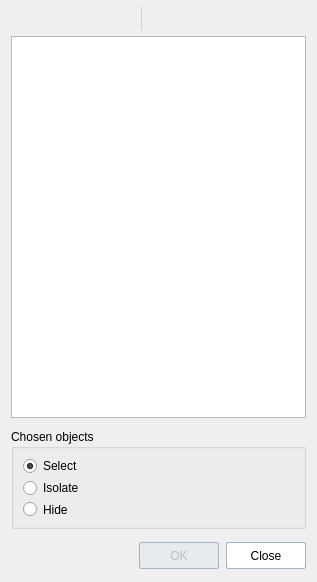
<?xml version="1.0" encoding="UTF-8"?>
<ui version="4.0">
 <class>MainDialog</class>
 <widget class="QDialog" name="MainDialog">
  <property name="windowModality">
   <enum>Qt::ApplicationModal</enum>
  </property>
  <property name="geometry">
   <rect>
    <x>0</x>
    <y>0</y>
    <width>317</width>
    <height>582</height>
   </rect>
  </property>
  <property name="windowTitle">
   <string>WindowName</string>
  </property>
  <property name="modal">
   <bool>true</bool>
  </property>
  <layout class="QVBoxLayout" name="verticalLayout">
   <property name="spacing">
    <number>11</number>
   </property>
   <property name="leftMargin">
    <number>11</number>
   </property>
   <property name="topMargin">
    <number>2</number>
   </property>
   <property name="rightMargin">
    <number>11</number>
   </property>
   <property name="bottomMargin">
    <number>11</number>
   </property>
   <item>
    <layout class="QVBoxLayout" name="FiltersListLayout">
     <property name="spacing">
      <number>2</number>
     </property>
     <item>
      <layout class="QHBoxLayout" name="buttonsLayout">
       <property name="spacing">
        <number>0</number>
       </property>
       <property name="sizeConstraint">
        <enum>QLayout::SetFixedSize</enum>
       </property>
       <item>
        <widget class="QPushButton" name="addButton">
         <property name="sizePolicy">
          <sizepolicy hsizetype="Minimum" vsizetype="Fixed">
           <horstretch>0</horstretch>
           <verstretch>0</verstretch>
          </sizepolicy>
         </property>
         <property name="minimumSize">
          <size>
           <width>32</width>
           <height>32</height>
          </size>
         </property>
         <property name="maximumSize">
          <size>
           <width>32</width>
           <height>32</height>
          </size>
         </property>
         <property name="focusPolicy">
          <enum>Qt::StrongFocus</enum>
         </property>
         <property name="toolTip">
          <string>addToolTip</string>
         </property>
         <property name="styleSheet">
          <string notr="true">QPushButton{
background-color: rgba(0, 0, 0, 0);
border: none;
}

QPushButton:checked {
border: 1px solid rgb(88, 158, 229);
background-color: qlineargradient(x1:0, y1:0, x2:0, y2:1, stop:0 rgb(218, 236, 252), stop:1 rgb(196, 224, 252));
}

QPushButton:hover:!pressed{
background-color: qlineargradient(x1:0, y1:0, x2:0, y2:1, stop:0 rgb(236, 244, 252), stop:1 rgb(220, 236, 252));
border: 1px solid rgb(126, 180, 234);
}

QPushButton:hover:pressed {
border: 1px solid rgb(88, 158, 229);
background-color: qlineargradient(x1:0, y1:0, x2:0, y2:1, stop:0 rgb(218, 236, 252), stop:1 rgb(196, 224, 252));
}

QPushButton:checked:hover {
border: 1px solid rgb(88, 158, 229);
background-color: qlineargradient(x1:0, y1:0, x2:0, y2:1, stop:0 rgb(218, 236, 252), stop:1 rgb(196, 224, 252));
}

QPushButton:focus{
background-color: qlineargradient(x1:0, y1:0, x2:0, y2:1, stop:0 rgb(236, 244, 252), stop:1 rgb(220, 236, 252));
border: 1px solid rgb(126, 180, 234);
}

QPushButton:checked:focus{
border: 1px solid rgb(88, 158, 229);
background-color: qlineargradient(x1:0, y1:0, x2:0, y2:1, stop:0 rgb(218, 236, 252), stop:1 rgb(196, 224, 252));
}

QPushButton:checked:hover:focus{
border: 1px solid rgb(88, 158, 229);
background-color: qlineargradient(x1:0, y1:0, x2:0, y2:1, stop:0 rgb(218, 236, 252), stop:1 rgb(196, 224, 252));
}</string>
         </property>
         <property name="text">
          <string/>
         </property>
         <property name="icon">
          <iconset resource="../resource.qrc">
           <normaloff>:/icons/Add.png</normaloff>:/icons/Add.png</iconset>
         </property>
         <property name="iconSize">
          <size>
           <width>24</width>
           <height>24</height>
          </size>
         </property>
         <property name="autoDefault">
          <bool>false</bool>
         </property>
        </widget>
       </item>
       <item>
        <widget class="QPushButton" name="copyButton">
         <property name="enabled">
          <bool>false</bool>
         </property>
         <property name="minimumSize">
          <size>
           <width>32</width>
           <height>32</height>
          </size>
         </property>
         <property name="maximumSize">
          <size>
           <width>32</width>
           <height>32</height>
          </size>
         </property>
         <property name="focusPolicy">
          <enum>Qt::StrongFocus</enum>
         </property>
         <property name="toolTip">
          <string>copyToolTip</string>
         </property>
         <property name="styleSheet">
          <string notr="true">QPushButton{
background-color: rgba(0, 0, 0, 0);
border: none;
}

QPushButton:checked {
border: 1px solid rgb(88, 158, 229);
background-color: qlineargradient(x1:0, y1:0, x2:0, y2:1, stop:0 rgb(218, 236, 252), stop:1 rgb(196, 224, 252));
}

QPushButton:hover:!pressed{
background-color: qlineargradient(x1:0, y1:0, x2:0, y2:1, stop:0 rgb(236, 244, 252), stop:1 rgb(220, 236, 252));
border: 1px solid rgb(126, 180, 234);
}

QPushButton:hover:pressed {
border: 1px solid rgb(88, 158, 229);
background-color: qlineargradient(x1:0, y1:0, x2:0, y2:1, stop:0 rgb(218, 236, 252), stop:1 rgb(196, 224, 252));
}

QPushButton:checked:hover {
border: 1px solid rgb(88, 158, 229);
background-color: qlineargradient(x1:0, y1:0, x2:0, y2:1, stop:0 rgb(218, 236, 252), stop:1 rgb(196, 224, 252));
}

QPushButton:focus{
background-color: qlineargradient(x1:0, y1:0, x2:0, y2:1, stop:0 rgb(236, 244, 252), stop:1 rgb(220, 236, 252));
border: 1px solid rgb(126, 180, 234);
}

QPushButton:checked:focus{
border: 1px solid rgb(88, 158, 229);
background-color: qlineargradient(x1:0, y1:0, x2:0, y2:1, stop:0 rgb(218, 236, 252), stop:1 rgb(196, 224, 252));
}

QPushButton:checked:hover:focus{
border: 1px solid rgb(88, 158, 229);
background-color: qlineargradient(x1:0, y1:0, x2:0, y2:1, stop:0 rgb(218, 236, 252), stop:1 rgb(196, 224, 252));
}</string>
         </property>
         <property name="text">
          <string/>
         </property>
         <property name="icon">
          <iconset resource="../resource.qrc">
           <normaloff>:/icons/Copy.png</normaloff>:/icons/Copy.png</iconset>
         </property>
         <property name="iconSize">
          <size>
           <width>24</width>
           <height>24</height>
          </size>
         </property>
         <property name="autoDefault">
          <bool>false</bool>
         </property>
        </widget>
       </item>
       <item>
        <widget class="QPushButton" name="editButton">
         <property name="enabled">
          <bool>false</bool>
         </property>
         <property name="minimumSize">
          <size>
           <width>32</width>
           <height>32</height>
          </size>
         </property>
         <property name="maximumSize">
          <size>
           <width>32</width>
           <height>32</height>
          </size>
         </property>
         <property name="focusPolicy">
          <enum>Qt::StrongFocus</enum>
         </property>
         <property name="toolTip">
          <string>editToolTip</string>
         </property>
         <property name="styleSheet">
          <string notr="true">QPushButton{
background-color: rgba(0, 0, 0, 0);
border: none;
}

QPushButton:checked {
border: 1px solid rgb(88, 158, 229);
background-color: qlineargradient(x1:0, y1:0, x2:0, y2:1, stop:0 rgb(218, 236, 252), stop:1 rgb(196, 224, 252));
}

QPushButton:hover:!pressed{
background-color: qlineargradient(x1:0, y1:0, x2:0, y2:1, stop:0 rgb(236, 244, 252), stop:1 rgb(220, 236, 252));
border: 1px solid rgb(126, 180, 234);
}

QPushButton:hover:pressed {
border: 1px solid rgb(88, 158, 229);
background-color: qlineargradient(x1:0, y1:0, x2:0, y2:1, stop:0 rgb(218, 236, 252), stop:1 rgb(196, 224, 252));
}

QPushButton:checked:hover {
border: 1px solid rgb(88, 158, 229);
background-color: qlineargradient(x1:0, y1:0, x2:0, y2:1, stop:0 rgb(218, 236, 252), stop:1 rgb(196, 224, 252));
}

QPushButton:focus{
background-color: qlineargradient(x1:0, y1:0, x2:0, y2:1, stop:0 rgb(236, 244, 252), stop:1 rgb(220, 236, 252));
border: 1px solid rgb(126, 180, 234);
}

QPushButton:checked:focus{
border: 1px solid rgb(88, 158, 229);
background-color: qlineargradient(x1:0, y1:0, x2:0, y2:1, stop:0 rgb(218, 236, 252), stop:1 rgb(196, 224, 252));
}

QPushButton:checked:hover:focus{
border: 1px solid rgb(88, 158, 229);
background-color: qlineargradient(x1:0, y1:0, x2:0, y2:1, stop:0 rgb(218, 236, 252), stop:1 rgb(196, 224, 252));
}</string>
         </property>
         <property name="text">
          <string/>
         </property>
         <property name="icon">
          <iconset resource="../resource.qrc">
           <normaloff>:/icons/Edit.png</normaloff>:/icons/Edit.png</iconset>
         </property>
         <property name="iconSize">
          <size>
           <width>24</width>
           <height>24</height>
          </size>
         </property>
         <property name="autoDefault">
          <bool>false</bool>
         </property>
        </widget>
       </item>
       <item>
        <widget class="QPushButton" name="deleteButton">
         <property name="enabled">
          <bool>false</bool>
         </property>
         <property name="minimumSize">
          <size>
           <width>32</width>
           <height>32</height>
          </size>
         </property>
         <property name="maximumSize">
          <size>
           <width>32</width>
           <height>32</height>
          </size>
         </property>
         <property name="focusPolicy">
          <enum>Qt::StrongFocus</enum>
         </property>
         <property name="toolTip">
          <string>deleteToolTip</string>
         </property>
         <property name="styleSheet">
          <string notr="true">QPushButton{
background-color: rgba(0, 0, 0, 0);
border: none;
}

QPushButton:checked {
border: 1px solid rgb(88, 158, 229);
background-color: qlineargradient(x1:0, y1:0, x2:0, y2:1, stop:0 rgb(218, 236, 252), stop:1 rgb(196, 224, 252));
}

QPushButton:hover:!pressed{
background-color: qlineargradient(x1:0, y1:0, x2:0, y2:1, stop:0 rgb(236, 244, 252), stop:1 rgb(220, 236, 252));
border: 1px solid rgb(126, 180, 234);
}

QPushButton:hover:pressed {
border: 1px solid rgb(88, 158, 229);
background-color: qlineargradient(x1:0, y1:0, x2:0, y2:1, stop:0 rgb(218, 236, 252), stop:1 rgb(196, 224, 252));
}

QPushButton:checked:hover {
border: 1px solid rgb(88, 158, 229);
background-color: qlineargradient(x1:0, y1:0, x2:0, y2:1, stop:0 rgb(218, 236, 252), stop:1 rgb(196, 224, 252));
}

QPushButton:focus{
background-color: qlineargradient(x1:0, y1:0, x2:0, y2:1, stop:0 rgb(236, 244, 252), stop:1 rgb(220, 236, 252));
border: 1px solid rgb(126, 180, 234);
}

QPushButton:checked:focus{
border: 1px solid rgb(88, 158, 229);
background-color: qlineargradient(x1:0, y1:0, x2:0, y2:1, stop:0 rgb(218, 236, 252), stop:1 rgb(196, 224, 252));
}

QPushButton:checked:hover:focus{
border: 1px solid rgb(88, 158, 229);
background-color: qlineargradient(x1:0, y1:0, x2:0, y2:1, stop:0 rgb(218, 236, 252), stop:1 rgb(196, 224, 252));
}</string>
         </property>
         <property name="text">
          <string/>
         </property>
         <property name="icon">
          <iconset resource="../resource.qrc">
           <normaloff>:/icons/Delete.png</normaloff>:/icons/Delete.png</iconset>
         </property>
         <property name="iconSize">
          <size>
           <width>24</width>
           <height>24</height>
          </size>
         </property>
         <property name="autoDefault">
          <bool>false</bool>
         </property>
        </widget>
       </item>
       <item>
        <widget class="Line" name="line">
         <property name="sizePolicy">
          <sizepolicy hsizetype="Minimum" vsizetype="Fixed">
           <horstretch>0</horstretch>
           <verstretch>0</verstretch>
          </sizepolicy>
         </property>
         <property name="minimumSize">
          <size>
           <width>5</width>
           <height>24</height>
          </size>
         </property>
         <property name="maximumSize">
          <size>
           <width>5</width>
           <height>24</height>
          </size>
         </property>
         <property name="contextMenuPolicy">
          <enum>Qt::PreventContextMenu</enum>
         </property>
         <property name="styleSheet">
          <string notr="true">color:rgb(203, 210, 216);</string>
         </property>
         <property name="frameShadow">
          <enum>QFrame::Plain</enum>
         </property>
         <property name="lineWidth">
          <number>1</number>
         </property>
         <property name="orientation">
          <enum>Qt::Vertical</enum>
         </property>
        </widget>
       </item>
       <item>
        <widget class="QPushButton" name="importButton">
         <property name="minimumSize">
          <size>
           <width>32</width>
           <height>32</height>
          </size>
         </property>
         <property name="maximumSize">
          <size>
           <width>32</width>
           <height>32</height>
          </size>
         </property>
         <property name="focusPolicy">
          <enum>Qt::StrongFocus</enum>
         </property>
         <property name="toolTip">
          <string>importToolTip</string>
         </property>
         <property name="styleSheet">
          <string notr="true">QPushButton{
background-color: rgba(0, 0, 0, 0);
border: none;
}

QPushButton:checked {
border: 1px solid rgb(88, 158, 229);
background-color: qlineargradient(x1:0, y1:0, x2:0, y2:1, stop:0 rgb(218, 236, 252), stop:1 rgb(196, 224, 252));
}

QPushButton:hover:!pressed{
background-color: qlineargradient(x1:0, y1:0, x2:0, y2:1, stop:0 rgb(236, 244, 252), stop:1 rgb(220, 236, 252));
border: 1px solid rgb(126, 180, 234);
}

QPushButton:hover:pressed {
border: 1px solid rgb(88, 158, 229);
background-color: qlineargradient(x1:0, y1:0, x2:0, y2:1, stop:0 rgb(218, 236, 252), stop:1 rgb(196, 224, 252));
}

QPushButton:checked:hover {
border: 1px solid rgb(88, 158, 229);
background-color: qlineargradient(x1:0, y1:0, x2:0, y2:1, stop:0 rgb(218, 236, 252), stop:1 rgb(196, 224, 252));
}

QPushButton:focus{
background-color: qlineargradient(x1:0, y1:0, x2:0, y2:1, stop:0 rgb(236, 244, 252), stop:1 rgb(220, 236, 252));
border: 1px solid rgb(126, 180, 234);
}

QPushButton:checked:focus{
border: 1px solid rgb(88, 158, 229);
background-color: qlineargradient(x1:0, y1:0, x2:0, y2:1, stop:0 rgb(218, 236, 252), stop:1 rgb(196, 224, 252));
}

QPushButton:checked:hover:focus{
border: 1px solid rgb(88, 158, 229);
background-color: qlineargradient(x1:0, y1:0, x2:0, y2:1, stop:0 rgb(218, 236, 252), stop:1 rgb(196, 224, 252));
}</string>
         </property>
         <property name="text">
          <string/>
         </property>
         <property name="icon">
          <iconset resource="../resource.qrc">
           <normaloff>:/icons/Import.png</normaloff>:/icons/Import.png</iconset>
         </property>
         <property name="iconSize">
          <size>
           <width>24</width>
           <height>24</height>
          </size>
         </property>
         <property name="autoDefault">
          <bool>false</bool>
         </property>
        </widget>
       </item>
       <item>
        <widget class="QPushButton" name="exportButton">
         <property name="enabled">
          <bool>false</bool>
         </property>
         <property name="minimumSize">
          <size>
           <width>32</width>
           <height>32</height>
          </size>
         </property>
         <property name="maximumSize">
          <size>
           <width>32</width>
           <height>32</height>
          </size>
         </property>
         <property name="focusPolicy">
          <enum>Qt::StrongFocus</enum>
         </property>
         <property name="toolTip">
          <string>exportToolTip</string>
         </property>
         <property name="styleSheet">
          <string notr="true">QPushButton{
background-color: rgba(0, 0, 0, 0);
border: none;
}

QPushButton:checked {
border: 1px solid rgb(88, 158, 229);
background-color: qlineargradient(x1:0, y1:0, x2:0, y2:1, stop:0 rgb(218, 236, 252), stop:1 rgb(196, 224, 252));
}

QPushButton:hover:!pressed{
background-color: qlineargradient(x1:0, y1:0, x2:0, y2:1, stop:0 rgb(236, 244, 252), stop:1 rgb(220, 236, 252));
border: 1px solid rgb(126, 180, 234);
}

QPushButton:hover:pressed {
border: 1px solid rgb(88, 158, 229);
background-color: qlineargradient(x1:0, y1:0, x2:0, y2:1, stop:0 rgb(218, 236, 252), stop:1 rgb(196, 224, 252));
}

QPushButton:checked:hover {
border: 1px solid rgb(88, 158, 229);
background-color: qlineargradient(x1:0, y1:0, x2:0, y2:1, stop:0 rgb(218, 236, 252), stop:1 rgb(196, 224, 252));
}

QPushButton:focus{
background-color: qlineargradient(x1:0, y1:0, x2:0, y2:1, stop:0 rgb(236, 244, 252), stop:1 rgb(220, 236, 252));
border: 1px solid rgb(126, 180, 234);
}

QPushButton:checked:focus{
border: 1px solid rgb(88, 158, 229);
background-color: qlineargradient(x1:0, y1:0, x2:0, y2:1, stop:0 rgb(218, 236, 252), stop:1 rgb(196, 224, 252));
}

QPushButton:checked:hover:focus{
border: 1px solid rgb(88, 158, 229);
background-color: qlineargradient(x1:0, y1:0, x2:0, y2:1, stop:0 rgb(218, 236, 252), stop:1 rgb(196, 224, 252));
}</string>
         </property>
         <property name="text">
          <string/>
         </property>
         <property name="icon">
          <iconset resource="../resource.qrc">
           <normaloff>:/icons/Export.png</normaloff>:/icons/Export.png</iconset>
         </property>
         <property name="iconSize">
          <size>
           <width>24</width>
           <height>24</height>
          </size>
         </property>
         <property name="autoDefault">
          <bool>false</bool>
         </property>
        </widget>
       </item>
       <item>
        <spacer name="horizontalSpacer">
         <property name="orientation">
          <enum>Qt::Horizontal</enum>
         </property>
         <property name="sizeHint" stdset="0">
          <size>
           <width>40</width>
           <height>20</height>
          </size>
         </property>
        </spacer>
       </item>
      </layout>
     </item>
     <item>
      <widget class="QListView" name="listView">
       <property name="minimumSize">
        <size>
         <width>0</width>
         <height>100</height>
        </size>
       </property>
       <property name="focusPolicy">
        <enum>Qt::StrongFocus</enum>
       </property>
       <property name="styleSheet">
        <string notr="true">QListView {
    show-decoration-selected: 1; 
}

QListView::item:selected {
    background-color: #3399FF;
	color: #FFFFFF;
}

QListView::item:selected:hover {
    background-color: #3399FF;
	color: #FFFFFF;
}

QListView::item:hover {
    background-color: #FFFFFF;
}</string>
       </property>
       <property name="editTriggers">
        <set>QAbstractItemView::NoEditTriggers</set>
       </property>
       <property name="tabKeyNavigation">
        <bool>true</bool>
       </property>
       <property name="selectionBehavior">
        <enum>QAbstractItemView::SelectRows</enum>
       </property>
      </widget>
     </item>
    </layout>
   </item>
   <item>
    <widget class="QGroupBox" name="ActionsGroupBoxLayout">
     <property name="enabled">
      <bool>true</bool>
     </property>
     <property name="sizePolicy">
      <sizepolicy hsizetype="Expanding" vsizetype="Fixed">
       <horstretch>0</horstretch>
       <verstretch>0</verstretch>
      </sizepolicy>
     </property>
     <property name="minimumSize">
      <size>
       <width>0</width>
       <height>0</height>
      </size>
     </property>
     <property name="maximumSize">
      <size>
       <width>16777215</width>
       <height>100</height>
      </size>
     </property>
     <property name="title">
      <string>Chosen objects</string>
     </property>
     <property name="checkable">
      <bool>false</bool>
     </property>
     <layout class="QVBoxLayout" name="verticalLayout_2">
      <item>
       <widget class="QRadioButton" name="selectRadioButton">
        <property name="text">
         <string>Select</string>
        </property>
        <property name="checked">
         <bool>true</bool>
        </property>
       </widget>
      </item>
      <item>
       <widget class="QRadioButton" name="isolateRadioButton">
        <property name="text">
         <string>Isolate</string>
        </property>
        <property name="checked">
         <bool>false</bool>
        </property>
       </widget>
      </item>
      <item>
       <widget class="QRadioButton" name="hideRadioButton">
        <property name="text">
         <string>Hide</string>
        </property>
        <property name="checked">
         <bool>false</bool>
        </property>
       </widget>
      </item>
     </layout>
    </widget>
   </item>
   <item>
    <layout class="QHBoxLayout" name="DialogButtonsLayout">
     <property name="spacing">
      <number>7</number>
     </property>
     <property name="sizeConstraint">
      <enum>QLayout::SetMinimumSize</enum>
     </property>
     <property name="leftMargin">
      <number>0</number>
     </property>
     <property name="topMargin">
      <number>0</number>
     </property>
     <property name="rightMargin">
      <number>0</number>
     </property>
     <property name="bottomMargin">
      <number>0</number>
     </property>
     <item>
      <spacer name="spacer">
       <property name="orientation">
        <enum>Qt::Horizontal</enum>
       </property>
       <property name="sizeHint" stdset="0">
        <size>
         <width>131</width>
         <height>31</height>
        </size>
       </property>
      </spacer>
     </item>
     <item>
      <widget class="QPushButton" name="okButton">
       <property name="enabled">
        <bool>false</bool>
       </property>
       <property name="minimumSize">
        <size>
         <width>80</width>
         <height>27</height>
        </size>
       </property>
       <property name="styleSheet">
        <string notr="true">
                  QPushButton {
                  background-color: white;
                  border: 1px solid rgb(169, 180, 190);
                  border-radius: 2px;
                  padding: 2px;
                  }

                  QPushButton:hover {
                  background-color: qlineargradient(spread:pad, x1:1, y1:0.0, x2:1, y2:1, stop:0  rgb(255, 255, 255), stop:1 rgb(231, 235, 238));
                  border: 1px solid rgb(136, 136, 136);
                  border-radius: 2px;
                  }


                  QPushButton:pressed {
                  background-color: qlineargradient(spread:pad, x1:1, y1:0.0, x2:1, y2:1, stop:0 rgb(220, 224, 228), stop:1 rgb(201, 208, 214));
                  border: 1px solid rgb(169, 180, 190);
                  border-radius: 2px;
                  }

                  QPushButton:disabled {
                  background-color: rgb(231, 235, 238);
                  border: 1px solid  rgb(169, 180, 190);
                  border-radius: 2px;
                  }</string>
       </property>
       <property name="text">
        <string>OK</string>
       </property>
       <property name="default">
        <bool>false</bool>
       </property>
       <property name="flat">
        <bool>false</bool>
       </property>
      </widget>
     </item>
     <item>
      <widget class="QPushButton" name="closeButton">
       <property name="minimumSize">
        <size>
         <width>80</width>
         <height>27</height>
        </size>
       </property>
       <property name="styleSheet">
        <string notr="true">
                  QPushButton {
                  background-color: white;
                  border: 1px solid rgb(169, 180, 190);
                  border-radius: 2px;
                  padding: 2px;
                  }

                  QPushButton:hover {
                  background-color: qlineargradient(spread:pad, x1:1, y1:0.0, x2:1, y2:1, stop:0  rgb(255, 255, 255), stop:1 rgb(231, 235, 238));
                  border: 1px solid rgb(136, 136, 136);
                  border-radius: 2px;
                  }


                  QPushButton:pressed {
                  background-color: qlineargradient(spread:pad, x1:1, y1:0.0, x2:1, y2:1, stop:0 rgb(220, 224, 228), stop:1 rgb(201, 208, 214));
                  border: 1px solid rgb(169, 180, 190);
                  border-radius: 2px;
                  }

                  QPushButton:disabled {
                  background-color: rgb(231, 235, 238);
                  border: 1px solid  rgb(169, 180, 190);
                  border-radius: 2px;
                  }</string>
       </property>
       <property name="text">
        <string>Close</string>
       </property>
       <property name="default">
        <bool>true</bool>
       </property>
      </widget>
     </item>
    </layout>
   </item>
  </layout>
 </widget>
 <tabstops>
  <tabstop>addButton</tabstop>
  <tabstop>copyButton</tabstop>
  <tabstop>editButton</tabstop>
  <tabstop>deleteButton</tabstop>
  <tabstop>importButton</tabstop>
  <tabstop>exportButton</tabstop>
  <tabstop>isolateRadioButton</tabstop>
  <tabstop>hideRadioButton</tabstop>
  <tabstop>okButton</tabstop>
  <tabstop>closeButton</tabstop>
 </tabstops>
 <resources>
  <include location="../resource.qrc"/>
 </resources>
 <connections>
  <connection>
   <sender>closeButton</sender>
   <signal>clicked()</signal>
   <receiver>MainDialog</receiver>
   <slot>reject()</slot>
   <hints>
    <hint type="sourcelabel">
     <x>462</x>
     <y>557</y>
    </hint>
    <hint type="destinationlabel">
     <x>179</x>
     <y>282</y>
    </hint>
   </hints>
  </connection>
  <connection>
   <sender>okButton</sender>
   <signal>clicked()</signal>
   <receiver>MainDialog</receiver>
   <slot>accept()</slot>
   <hints>
    <hint type="sourcelabel">
     <x>177</x>
     <y>555</y>
    </hint>
    <hint type="destinationlabel">
     <x>158</x>
     <y>290</y>
    </hint>
   </hints>
  </connection>
 </connections>
</ui>
